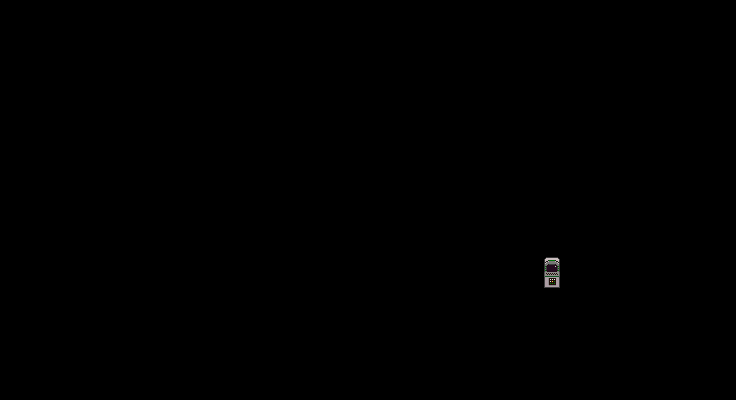

The image is a tile-based game level rendered from a .tmx file. Its description and source (layers, tilesets, objects; grid data summarised) follow:
An orthogonal 46x25 tile map with 16x16 px tiles, 2 tile layers (Buildings, Front), 1 hidden layer not drawn and 1 object (TileData).

<map version="1.10" tiledversion="1.12.2" orientation="orthogonal" renderorder="right-down" compressionlevel="0" width="46" height="25" tilewidth="16" tileheight="16" infinite="0" nextlayerid="14" nextobjectid="20">
 <tileset firstgid="1" name="z_WordleMachine" tilewidth="16" tileheight="16" tilecount="4" columns="2">
  <image source="Machine.png" width="32" height="32" />
  <tile id="0">
   <animation>
    <frame tileid="0" duration="1000" />
    <frame tileid="1" duration="1000" />
   </animation>
  </tile>
 </tileset>
 <layer id="1" name="Back" width="46" height="25" visible="0">
  <data>[1150 cells, 0 non-empty, 0 distinct tile ids]</data>
 </layer>
 <objectgroup id="13" name="Buildings">
  <object id="18" name="TileData" x="544" y="272" width="16" height="16">
   <properties>
    <property name="Action" value="WordleMenu" />
   </properties>
  </object>
 </objectgroup>
 <layer id="3" name="Buildings" width="46" height="25">
  <data>[1150 cells, 1 non-empty, 1 distinct tile ids]</data>
 </layer>
 <layer id="4" name="Front" width="46" height="25">
  <data>[1150 cells, 1 non-empty, 1 distinct tile ids]</data>
 </layer>
</map>
